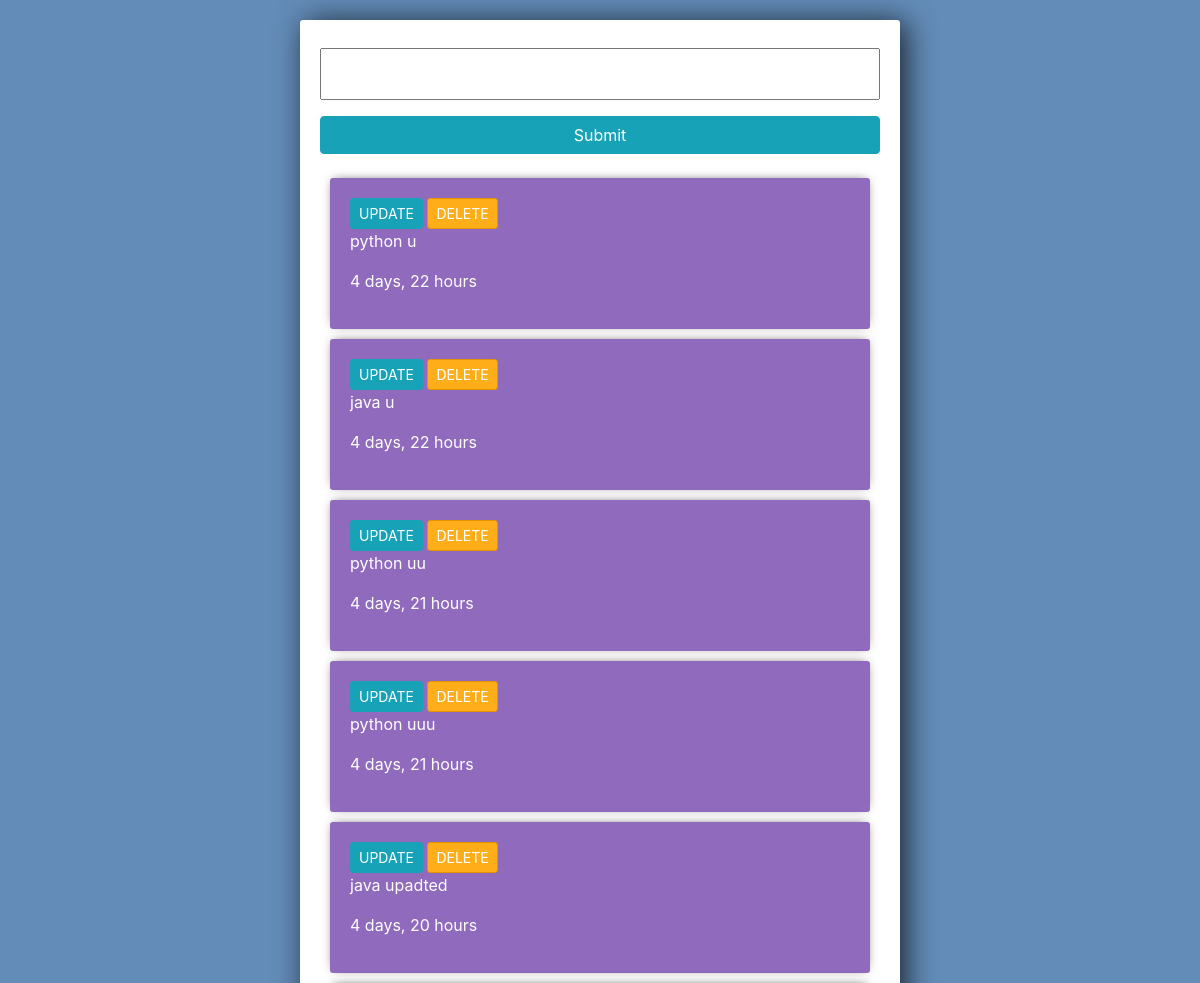
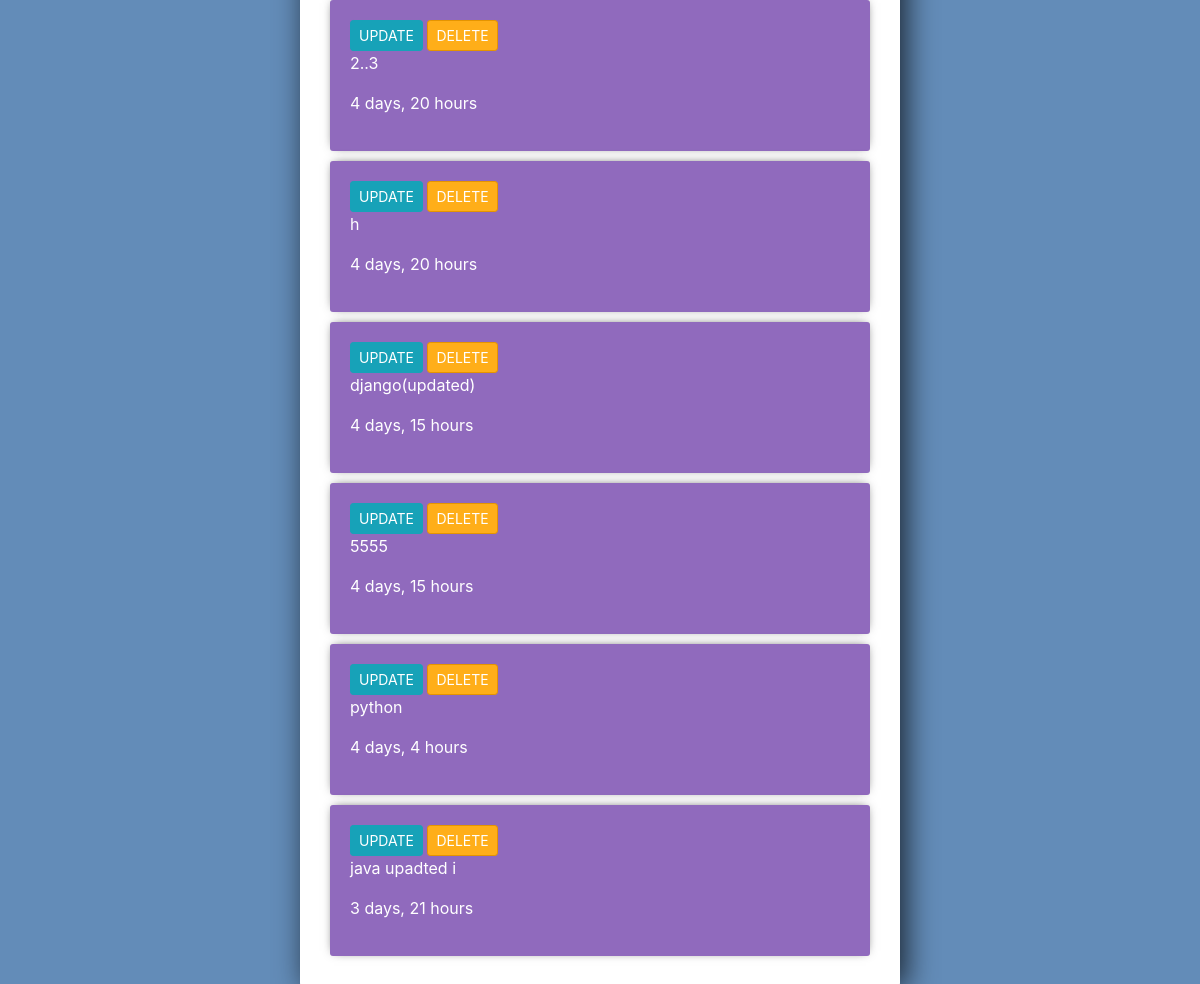
The page / on the database its author committed (2 pictures, top to bottom).
### tasks/models.py (models this page shows)
class Task(models.Model):
    title = models.CharField(max_length=200)
    complete = models.BooleanField(default=False)
    created = models.DateTimeField(auto_now_add=True)
    def __str__(self):
        return self.title

### tasks/views.py (the view)
# urls.py: path('', views.index,name="list"),
def index(request):
    tasks = Task.objects.all()
    form = TaskForm()
    if request.method == "POST":
        form = TaskForm(request.POST)
        if form.is_valid():
            form.save()
        return redirect('/')
    context = {'tasks':tasks, 'form':form}
    return render(request, 'tasks/list.html',context)

### tasks/forms.py
class TaskForm(forms.ModelForm):
    class Meta:
        model = Task
        fields = '__all__'

### tasks/templates/tasks/list.html (shortened to what this page needs)
<link
  rel="stylesheet"
  href="https://stackpath.bootstrapcdn.com/bootstrap/4.3.1/css/bootstrap.min.css"
/>
<div class="center-column">
  <form method="POST" action="/">
    {% csrf_token %} {{form.title}}
    <input class="btn btn-info" type="submit" name="create task" />
  </form>
  <div class="todo-list">
    {% for task in tasks %}
    <div class="item-row">
      <a
        class="class= btn btn-sm btn-info"
        href="{% url 'upadate_task' task.id %}"
        >UPDATE</a
      >
      <a
        class="class= btn btn-sm btn-danger"
        href="{% url 'delete_task' task.id %}"
        >DELETE</a
      >
      <p>{{task}}</p>
      <p>{{task.created|timesince}}</p>
    </div>
    {% endfor%}
  </div>
</div>

### tasks/templates/tasks/list.html (style rules this page uses)
input { width: 100%; padding: 12px 20px; margin: 8px 0; box-sizing: border-box; }
input::placeholder { color: #d3d3d3; }
.center-column { width: 600px; margin: 20px auto; padding: 20px; background-color: #fff; border-radius: 3px; box-shadow: 6px 2px 30px 0px rgba(0, 0, 0, 0.75); }
.item-row { background-color: #906abd; margin: 10px; padding: 20px; border-radius: 3px; color: #fff; font-size: 16px; box-shadow: 0px -1px 10px -4px rgba(0, 0, 0, 0.75); }
.btn-danger { background-color: #ffae19; border-color: #e59400; }

### rows shown on the page
Task: title "python u", created "4 days, 22 hours"
Task: title "java u", created "4 days, 22 hours"
Task: title "python uu", created "4 days, 21 hours"
Task: title "python uuu", created "4 days, 21 hours"
Task: title "java upadted", created "4 days, 20 hours"
Task: title "2..3", created "4 days, 20 hours"
Task: title "h", created "4 days, 20 hours"
Task: title "django(updated)", created "4 days, 15 hours"
Task: title "5555", created "4 days, 15 hours"
Task: title "python", created "4 days, 4 hours"
Task: title "java upadted i", created "3 days, 21 hours"
